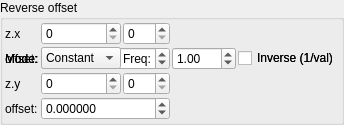
    <widget class="QGroupBox" name="groupBox_4">
     <property name="title">
      <string>Reverse offset</string>
     </property>
     <layout class="QVBoxLayout" name="verticalLayout_6" stretch="0">
      <property name="spacing">
       <number>2</number>
      </property>
      <property name="leftMargin">
       <number>2</number>
      </property>
      <property name="topMargin">
       <number>2</number>
      </property>
      <property name="rightMargin">
       <number>2</number>
      </property>
      <property name="bottomMargin">
       <number>2</number>
      </property>
      <item>
       <layout class="QGridLayout" name="gridLayout_12" columnstretch="0,1,1">
        <property name="spacing">
         <number>2</number>
        </property>
        <item row="0" column="0">
         <widget class="QLabel" name="label_44">
          <property name="text">
           <string notr="true">z.x</string>
          </property>
         </widget>
        </item>
        <item row="3" column="0">
         <widget class="QLabel" name="label_112">
          <property name="text">
           <string>offset:</string>
          </property>
         </widget>
        </item>
        <item row="0" column="1">
         <widget class="MySpinBox" name="spinboxInt_transf_start_iterations_E">
          <property name="sizePolicy">
           <sizepolicy hsizetype="Minimum" vsizetype="Maximum">
            <horstretch>0</horstretch>
            <verstretch>0</verstretch>
           </sizepolicy>
          </property>
          <property name="maximum">
           <number>999</number>
          </property>
         </widget>
        </item>
        <item row="3" column="1" colspan="2">
         <widget class="MyDoubleSpinBox" name="spinbox_transf_offsetF_2">
          <property name="sizePolicy">
           <sizepolicy hsizetype="Minimum" vsizetype="Maximum">
            <horstretch>0</horstretch>
            <verstretch>0</verstretch>
           </sizepolicy>
          </property>
          <property name="prefix">
           <string/>
          </property>
          <property name="suffix">
           <string/>
          </property>
          <property name="decimals">
           <number>6</number>
          </property>
          <property name="minimum">
           <double>-99.989999999999995</double>
          </property>
          <property name="maximum">
           <double>99.989999999999995</double>
          </property>
          <property name="singleStep">
           <double>0.100000000000000</double>
          </property>
         </widget>
        </item>
        <item row="1" column="0">
         <widget class="QLabel" name="label_111">
          <property name="text">
           <string>offset:</string>
          </property>
         </widget>
        </item>
        <item row="2" column="0">
         <widget class="QLabel" name="label_48">
          <property name="text">
           <string notr="true">z.y</string>
          </property>
         </widget>
        </item>
        <item row="2" column="2">
         <widget class="MySpinBox" name="spinboxInt_transf_stop_iterations_F">
          <property name="sizePolicy">
           <sizepolicy hsizetype="Minimum" vsizetype="Maximum">
            <horstretch>0</horstretch>
            <verstretch>0</verstretch>
           </sizepolicy>
          </property>
          <property name="maximum">
           <number>999</number>
          </property>
         </widget>
        </item>
      <item row="1" column="0">
       <widget class="QLabel"><property name="text"><string>Mode:</string></property></widget>
      </item>
      <item row="1" column="1">
       <widget class="MyComboBox" name="comboBox_transf_multiplier_value_mode_5">
        <item><property name="text"><string notr="true">Constant</string></property></item>
        <item><property name="text"><string notr="true">Sine</string></property></item>
        <item><property name="text"><string notr="true">Ramp</string></property></item>
       </widget>
      </item>
      <item row="1" column="2">
       <widget class="QLabel"><property name="text"><string>Freq:</string></property></widget>
      </item>
      <item row="1" column="3">
       <widget class="MyDoubleSpinBox" name="spinbox_transf_multiplier_frequency_5">
        <property name="minimum"><double>0.01</double></property><property name="maximum"><double>100.0</double></property>
        <property name="singleStep"><double>0.1</double></property><property name="value"><double>1.0</double></property>
       </widget>
      </item>
      <item row="1" column="4" colspan="2">
       <widget class="MyCheckBox" name="checkBox_transf_multiplier_inverse_5">
        <property name="text"><string>Inverse (1/val)</string></property>
       </widget>
      </item>
        <item row="1" column="1" colspan="2">
         <widget class="MyDoubleSpinBox" name="spinbox_transf_offsetE_2">
          <property name="sizePolicy">
           <sizepolicy hsizetype="Minimum" vsizetype="Maximum">
            <horstretch>0</horstretch>
            <verstretch>0</verstretch>
           </sizepolicy>
          </property>
          <property name="prefix">
           <string/>
          </property>
          <property name="suffix">
           <string/>
          </property>
          <property name="decimals">
           <number>6</number>
          </property>
          <property name="minimum">
           <double>-99.989999999999995</double>
          </property>
          <property name="maximum">
           <double>99.989999999999995</double>
          </property>
          <property name="singleStep">
           <double>0.100000000000000</double>
          </property>
         </widget>
        </item>
        <item row="0" column="2">
         <widget class="MySpinBox" name="spinboxInt_transf_stop_iterations_E">
          <property name="sizePolicy">
           <sizepolicy hsizetype="Minimum" vsizetype="Maximum">
            <horstretch>0</horstretch>
            <verstretch>0</verstretch>
           </sizepolicy>
          </property>
          <property name="maximum">
           <number>999</number>
          </property>
         </widget>
        </item>
      <item row="1" column="0">
       <widget class="QLabel"><property name="text"><string>Mode:</string></property></widget>
      </item>
      <item row="1" column="1">
       <widget class="MyComboBox" name="comboBox_transf_multiplier_value_mode_4">
        <item><property name="text"><string notr="true">Constant</string></property></item>
        <item><property name="text"><string notr="true">Sine</string></property></item>
        <item><property name="text"><string notr="true">Ramp</string></property></item>
       </widget>
      </item>
      <item row="1" column="2">
       <widget class="QLabel"><property name="text"><string>Freq:</string></property></widget>
      </item>
      <item row="1" column="3">
       <widget class="MyDoubleSpinBox" name="spinbox_transf_multiplier_frequency_4">
        <property name="minimum"><double>0.01</double></property><property name="maximum"><double>100.0</double></property>
        <property name="singleStep"><double>0.1</double></property><property name="value"><double>1.0</double></property>
       </widget>
      </item>
      <item row="1" column="4" colspan="2">
       <widget class="MyCheckBox" name="checkBox_transf_multiplier_inverse_4">
        <property name="text"><string>Inverse (1/val)</string></property>
       </widget>
      </item>
        <item row="2" column="1">
         <widget class="MySpinBox" name="spinboxInt_transf_start_iterations_F">
          <property name="sizePolicy">
           <sizepolicy hsizetype="Minimum" vsizetype="Maximum">
            <horstretch>0</horstretch>
            <verstretch>0</verstretch>
           </sizepolicy>
          </property>
          <property name="maximum">
           <number>999</number>
          </property>
         </widget>
        </item>
       </layout>
      </item>
     </layout>
    </widget>
